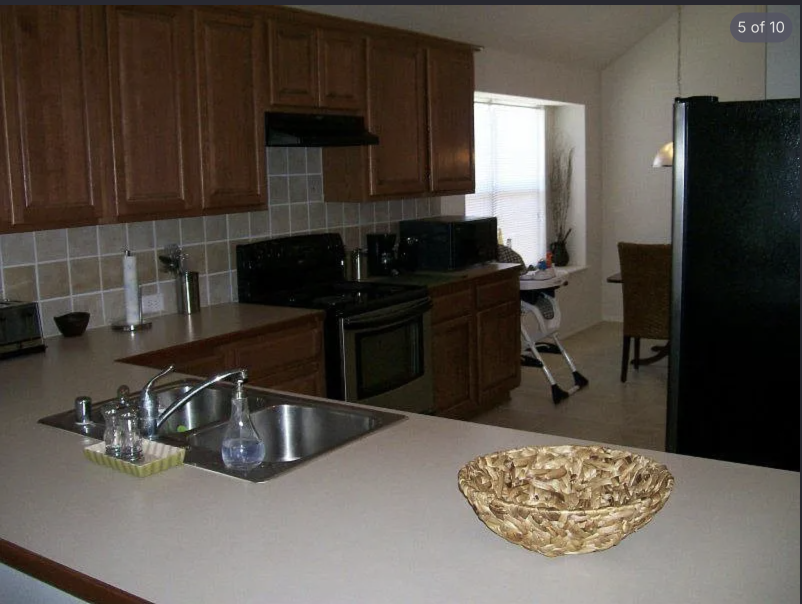
#> input picture images/Screenshot 2026-07-17 at 5.46.46 PM.png, 1604 x 1208 px, found by its file name (shown at 1/2 size)
$ python run_budget_tiered_poc.py
#> lines starting #> are read from the running program, lines starting #| are printed output that depends on the picture
import os
import io
import json
import base64
import ssl
import urllib.request
from PIL import Image, ImageFilter, ImageOps

# Setup paths
BASE_DIR = os.path.dirname(os.path.abspath(__file__))
IMAGE_PATH = "/Users/maheshgoyal/Documents/Real-Estate-AI/images/Screenshot 2026-07-17 at 5.46.46 PM.png"
OUTPUT_DIR = os.path.join(BASE_DIR, "app", "static", "generated")
os.makedirs(OUTPUT_DIR, exist_ok=True)

# Load GEMINI API KEY
GEMINI_API_KEY = os.getenv("GEMINI_API_KEY")
if not GEMINI_API_KEY:
    env_file = os.path.join(BASE_DIR, ".env")
    if os.path.exists(env_file):
        with open(env_file, "r") as f:
            for line in f:
                if line.startswith("GEMINI_API_KEY="):
                    GEMINI_API_KEY = line.strip().split("=", 1)[1]

print("================================================================")
print(" 🚀 HOMEREADY AI: 3-TIER BUDGET RENOVATION GENERATOR ($5K, $10K, $15K)")
print("================================================================")
print(f"Source Photo: {IMAGE_PATH}\n")

# Ingest Image
source_img = Image.open(IMAGE_PATH).convert("RGB")
buf = io.BytesIO()
source_img.save(buf, format="JPEG", quality=90)
source_b64 = base64.b64encode(buf.getvalue()).decode("utf-8")

# Extract Canny Structural Edge Map
gray_img = source_img.convert("L")
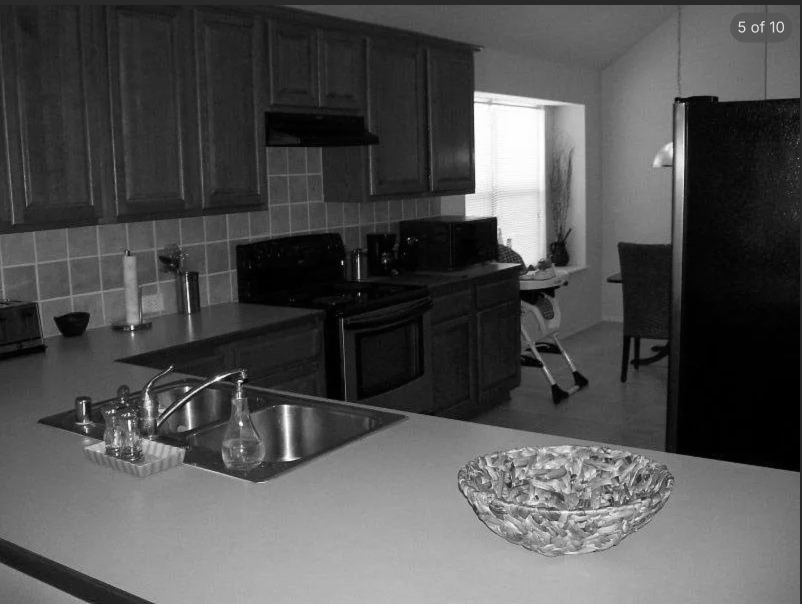
#> gray_img: PIL image 1604x1208 L (shown at 1/2 size); min 0, max 255, mean 80.6
edge_map = gray_img.filter(ImageFilter.FIND_EDGES)
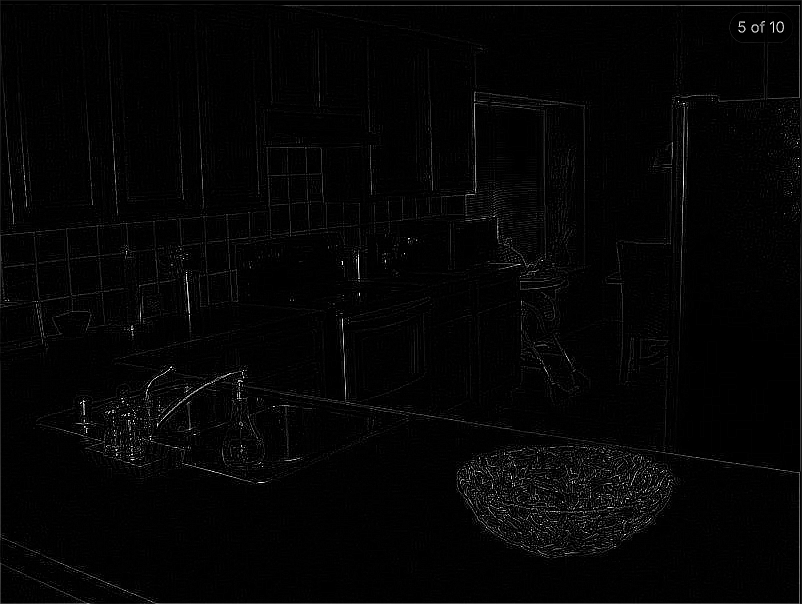
#> edge_map: PIL image 1604x1208 L (shown at 1/2 size); min 0, max 255, mean 4.5
canny_edge_map = ImageOps.invert(edge_map)
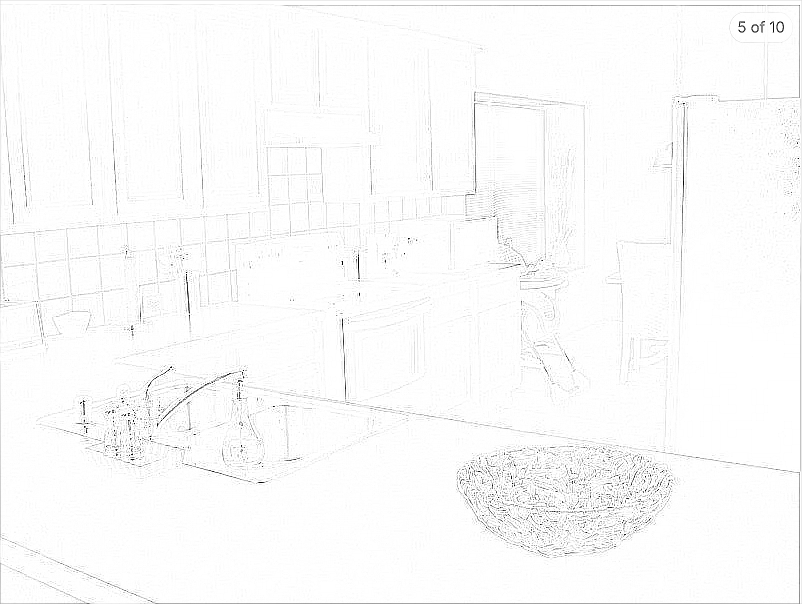
#> canny_edge_map: PIL image 1604x1208 L (shown at 1/2 size); min 0, max 255, mean 250.5
canny_path = os.path.join(OUTPUT_DIR, "tier_canny_edge_map.png")
canny_edge_map.save(canny_path, "PNG")

def call_gemini_vlm(prompt_text: str, image_b64: str = None) -> str:
    ctx = ssl._create_unverified_context()
    url = f"https://generativelanguage.googleapis.com/v1beta/models/gemini-3.1-flash-image:generateContent?key={GEMINI_API_KEY}"

    parts = []
    if image_b64:
        parts.append({"inline_data": {"mime_type": "image/jpeg", "data": image_b64}})
    parts.append({"text": prompt_text})

    payload = {"contents": [{"parts": parts}]}
    req = urllib.request.Request(url, data=json.dumps(payload).encode("utf-8"), headers={"Content-Type": "application/json"})

    with urllib.request.urlopen(req, context=ctx, timeout=60) as resp:
        res = json.loads(resp.read().decode("utf-8"))
        text = res["candidates"][0]["content"]["parts"][0]["text"].strip()
        if text.startswith("```json"):
            text = text[7:-3].strip()
        elif text.startswith("```"):
            text = text[3:-3].strip()
        return text

# Define the 3 Budget Tiers
budget_tiers = [
    {
        "name": "5K_Cosmetic_Refresh",
        "budget": 5000,
        "title": "Tier 1: $5,000 Light Cosmetic Refresh",
        "prompt": (
            "Modify this kitchen photo with a strictly $5,000 cosmetic budget refresh. "
            "Paint the existing oak cabinets a clean modern warm off-white (keeping original cabinet structure), "
            "add modern matte black hardware handles to all cabinet doors, add a simple clean white subway tile backsplash, "
            "and update the sink faucet to a sleek matte black faucet. KEEP the existing beige laminate countertops and black appliances intact to fit the $5k limit. "
            "STRICT RULE: Preserve the exact room layout, window cutout, ceiling line, sink location, and wall boundaries."
        )
    },
    {
        "name": "10K_Moderate_Upgrade",
        "budget": 10000,
        "title": "Tier 2: $10,000 Moderate Renovation",
        "prompt": (
            "Modify this kitchen photo with a $10,000 renovation upgrade. "
            "Refinish cabinets in crisp satin white with modern silver handles, REPLACE beige laminate countertops with stylish light-grey concrete/quartz solid surface counters, "
            "install a full white subway tile backsplash with dark grey grout, and install a modern undermount stainless steel sink with a goose-neck sprayer faucet. "
            "STRICT RULE: Preserve the exact room layout, window cutout, ceiling slope, stove hood location, and wall boundaries."
        )
    },
    {
        "name": "15K_Luxury_Remodel",
        "budget": 15000,
        "title": "Tier 3: $15,000 Premium Luxury Remodel",
        "prompt": (
            "Modify this kitchen photo with a premium $15,000 luxury renovation. "
            "Install luxury Calacatta white quartz countertops with prominent grey veining across all counters and peninsula, "
            "reface cabinets into modern white shaker cabinetry with brushed gold hardware, install a herringbone white marble tile backsplash, "
            "upgrade to a luxury commercial-style brushed gold faucet and undermount sink, and add modern under-cabinet LED lighting. "
            "STRICT RULE: Preserve the exact room layout, window cutout, sloped ceiling, and original wall structural boundaries."
        )
    }
]

results = []

for tier in budget_tiers:
    print(f"\n==========================================================")
    print(f" 🛠️ PROCESSING {tier['title'].upper()}")
    print(f"==========================================================")

    output_filename = f"homeready_upgrade_{tier['name'].lower()}.png"
    output_filepath = os.path.join(OUTPUT_DIR, output_filename)

    # 1. Generate Image Render via Gemini Image API
    url = f"https://generativelanguage.googleapis.com/v1beta/models/gemini-3.1-flash-image:generateContent?key={GEMINI_API_KEY}"
    payload = {
        "contents": [{
            "parts": [
                {"inline_data": {"mime_type": "image/jpeg", "data": source_b64}},
                {"text": tier["prompt"]}
            ]
        }]
    }

    ctx = ssl._create_unverified_context()
    req = urllib.request.Request(url, data=json.dumps(payload).encode("utf-8"), headers={"Content-Type": "application/json"})

    try:
#> (the run stopped early here; a loop or call above may not have finished)

$ run again, with images/Screenshot 2026-07-17 at 5.47.00 PM.png copied over images/Screenshot 2026-07-17 at 5.46.46 PM.png
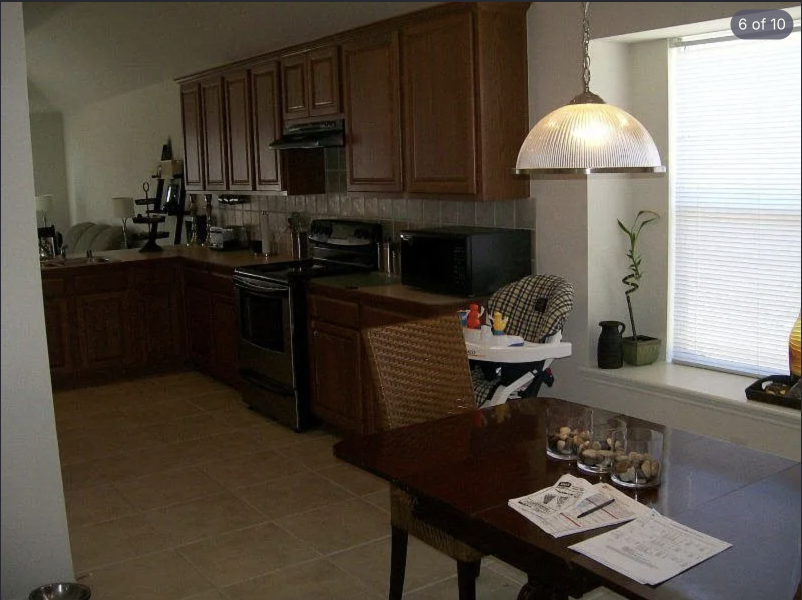
#> input picture images/Screenshot 2026-07-17 at 5.47.00 PM.png, 1604 x 1200 px, found by its file name (shown at 1/2 size)
#> `edge_map = gray_img.filter(ImageFilter.FIND_EDGES)`:
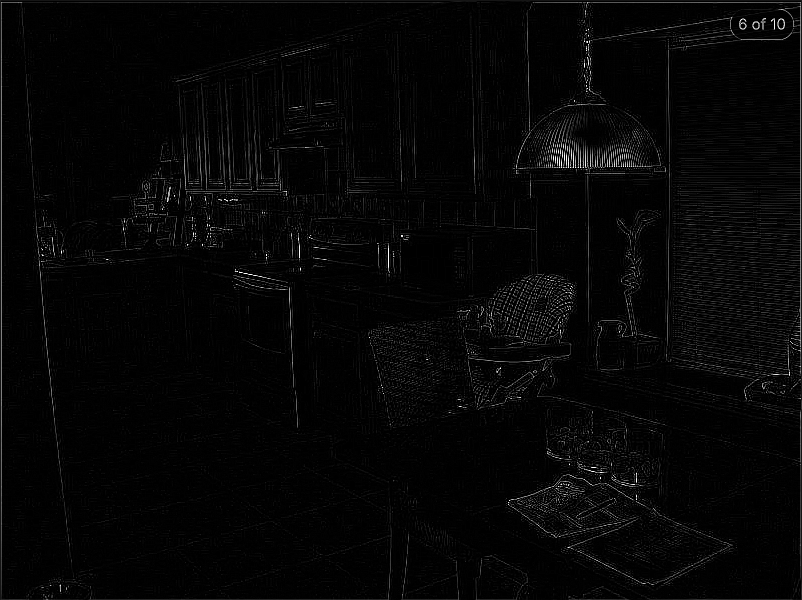
#> edge_map: PIL image 1604x1200 L (shown at 1/2 size); min 0, max 255, mean 5.9
#> `canny_edge_map = ImageOps.invert(edge_map)`:
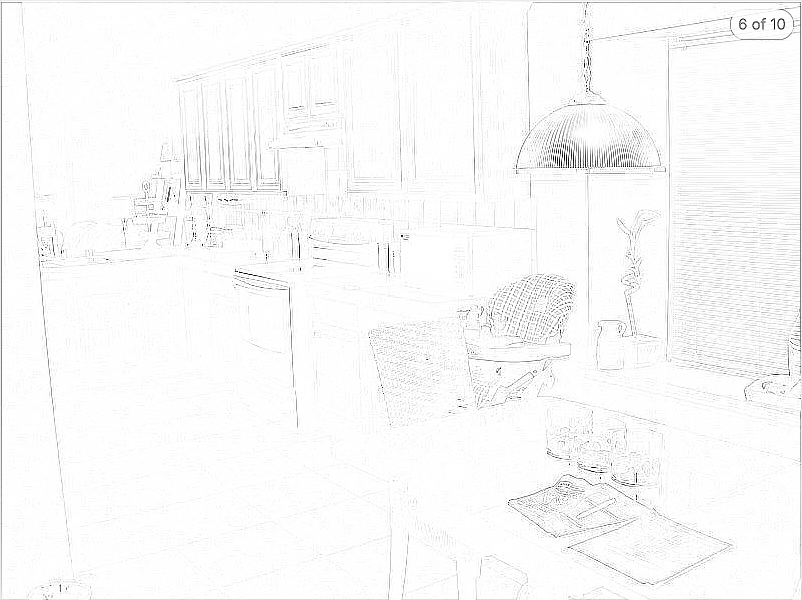
#> canny_edge_map: PIL image 1604x1200 L (shown at 1/2 size); min 0, max 255, mean 249.1

$ run again, with images/Screenshot 2026-07-17 at 5.47.14 PM.png copied over images/Screenshot 2026-07-17 at 5.46.46 PM.png
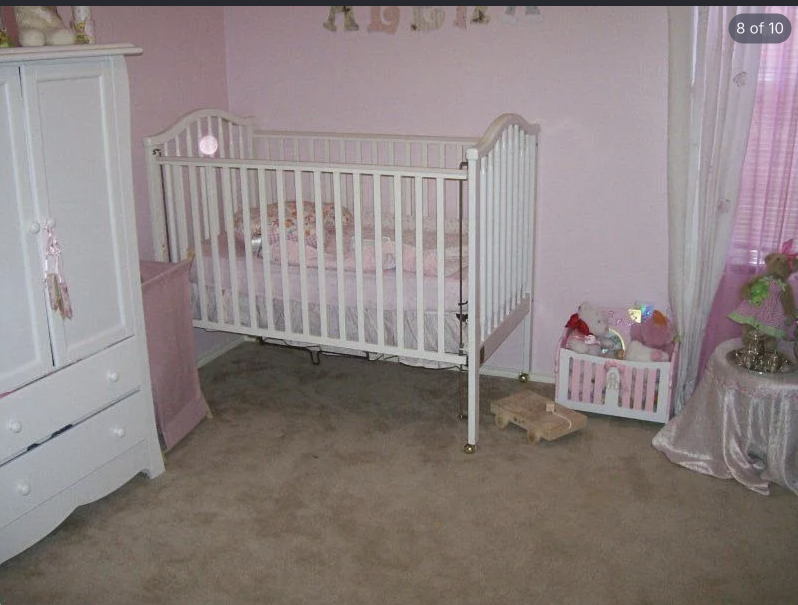
#> input picture images/Screenshot 2026-07-17 at 5.47.14 PM.png, 1596 x 1210 px, found by its file name (shown at 1/2 size)
#> `edge_map = gray_img.filter(ImageFilter.FIND_EDGES)`:
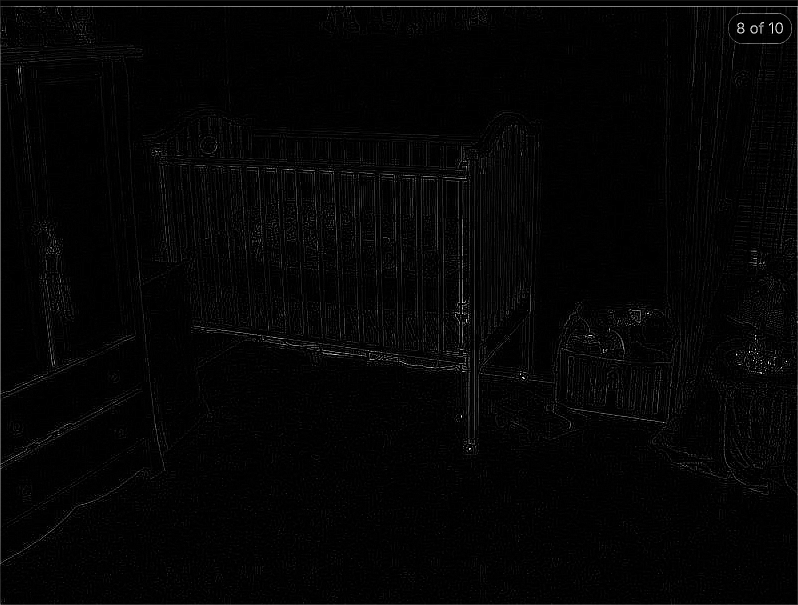
#> edge_map: PIL image 1596x1210 L (shown at 1/2 size); min 0, max 255, mean 4.4
#> `canny_edge_map = ImageOps.invert(edge_map)`:
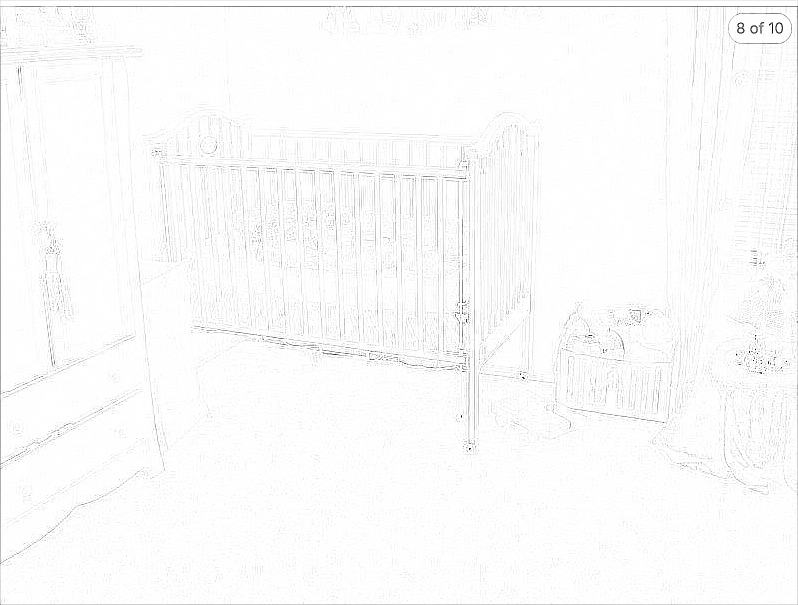
#> canny_edge_map: PIL image 1596x1210 L (shown at 1/2 size); min 0, max 255, mean 250.6
